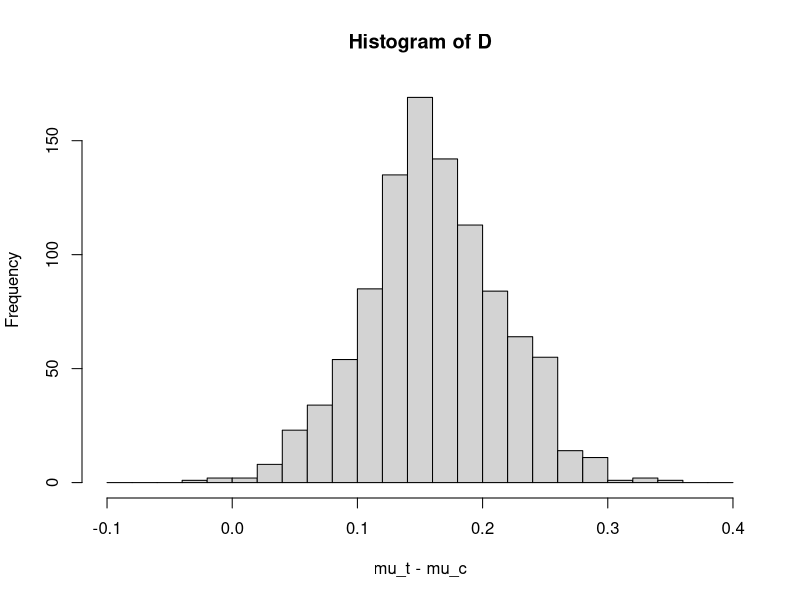

R code for this plot:
## ---- chunk 1
# to get the posterior density of the difference:
mu_c <- 1.013 + (0.24/sqrt(32))*rt(1000,31)
mu_t <- 1.173 + (0.20/sqrt(36))*rt(1000,35)
D <- mu_t - mu_c

# plot the histogram
hist (D, xlab="mu_t - mu_c",breaks=seq(-.1,.4,.02))

# to get the 95% posterior interval, we need to find the 25th and 976th posterior difference from the 1000 simulation draws:
print (sort(D)[c(25,976)])

